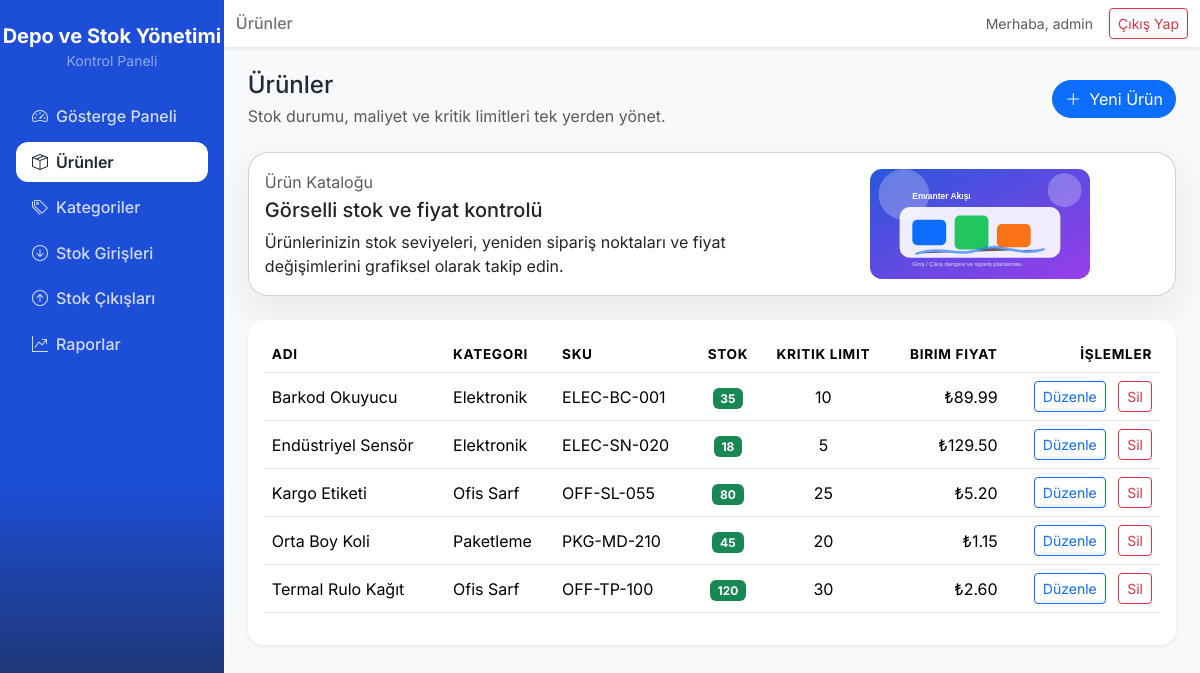
The page /products.php (signed in) on the database its author committed.
### tables this page shows
CREATE TABLE `products` (
  `id` int unsigned NOT NULL AUTO_INCREMENT,
  `category_id` int unsigned DEFAULT NULL,
  `name` varchar(200) NOT NULL,
  `sku` varchar(120) DEFAULT NULL,
  `quantity` int NOT NULL DEFAULT 0,
  `unit_price` decimal(10,2) NOT NULL DEFAULT 0.00,
  `reorder_point` int NOT NULL DEFAULT 5,
  `created_at` timestamp NOT NULL DEFAULT CURRENT_TIMESTAMP,
  `updated_at` timestamp NOT NULL DEFAULT CURRENT_TIMESTAMP ON UPDATE CURRENT_TIMESTAMP,
  PRIMARY KEY (`id`),
  KEY `category_fk` (`category_id`),
  CONSTRAINT `products_category_fk` FOREIGN KEY (`category_id`) REFERENCES `categories` (`id`) ON DELETE SET NULL
);

CREATE TABLE `categories` (
  `id` int unsigned NOT NULL AUTO_INCREMENT,
  `name` varchar(150) NOT NULL,
  `description` text,
  `created_at` timestamp NOT NULL DEFAULT CURRENT_TIMESTAMP,
  PRIMARY KEY (`id`)
);

### config.php (called while the page is built, shortened)
<?php
function db(): PDO
{
    static $pdo = null;
    if ($pdo === null) {
        $dsn = 'mysql:host=' . DB_HOST . ';dbname=' . DB_NAME . ';charset=utf8mb4';
        $options = [
            PDO::ATTR_ERRMODE => PDO::ERRMODE_EXCEPTION,
            PDO::ATTR_DEFAULT_FETCH_MODE => PDO::FETCH_ASSOC,
            PDO::ATTR_EMULATE_PREPARES => false,
        ];
        $pdo = new PDO($dsn, DB_USER, DB_PASS, $options);
    }
    return $pdo;
}
function current_user(): ?array
{
    return $_SESSION['user'] ?? null;
}

### db.php (called while the page is built, shortened)
<?php
require_once __DIR__ . '/config.php';
function run_query(string $sql, array $params = []): PDOStatement
{
    $stmt = db()->prepare($sql);
    $stmt->execute();
    return $stmt;
}
function fetch_all(string $sql, array $params = []): array
{
    return run_query($sql, $params)->fetchAll();
}

### products.php (the view, shortened to what this page needs)
<?php
require_once __DIR__ . '/db.php';
$pageTitle = 'Ürünler';
$activePage = 'products';
$products = fetch_all(
    'SELECT p.*, c.name AS category_name
     FROM products p
     LEFT JOIN categories c ON c.id = p.category_id
     ORDER BY p.name'
);
include __DIR__ . '/includes/header.php';
?>
<div class="d-flex justify-content-between align-items-center mb-4">
    <div>
        <h4 class="mb-1">Ürünler</h4>
        <p class="text-muted mb-0">Stok durumu, maliyet ve kritik limitleri tek yerden yönet.</p>
    </div>
    <button class="btn btn-primary btn-rounded" data-bs-toggle="modal" data-bs-target="#productModal" data-action="create">
        <i class="bi bi-plus-lg me-2"></i>Yeni Ürün
    </button>
</div>
<div class="card page-info-card mb-4">
    <div class="card-body">
        <div class="row align-items-center g-4">
            <div class="col-lg-7">
                <p class="text-muted mb-1">Ürün Kataloğu</p>
                <h5 class="mb-2">Görselli stok ve fiyat kontrolü</h5>
                <p class="mb-0">Ürünlerinizin stok seviyeleri, yeniden sipariş noktaları ve fiyat değişimlerini grafiksel olarak takip edin.</p>
            </div>
            <div class="col-lg-5 text-center">
                <img src="assets/img/operations-art.svg" alt="Ürün illüstrasyonu" class="img-fluid">
            </div>
        </div>
    </div>
</div>
<div class="card shadow-sm border-0 rounded-4">
    <div class="card-body">
        <div class="table-responsive">
            <table class="table align-middle" data-table>
                <thead>
                <tr>
                    <th>Adı</th>
                    <th>Kategori</th>
                    <th>SKU</th>
                    <th class="text-center">Stok</th>
                    <th class="text-center">Kritik Limit</th>
                    <th class="text-end">Birim Fiyat</th>
                    <th class="text-end">İşlemler</th>
                </tr>
                </thead>
                <tbody>
                <?php foreach ($products as $product): ?>
                    <tr>
                        <td><?= htmlspecialchars($product['name']); ?></td>
                        <td><?= htmlspecialchars($product['category_name'] ?? 'Atanmadı'); ?></td>
                        <td><?= htmlspecialchars($product['sku']); ?></td>
                        <td class="text-center">
                            <span class="badge <?= $product['quantity'] <= $product['reorder_point'] ? 'bg-danger' : 'bg-success'; ?>">
                                <?= (int)$product['quantity']; ?>
                            </span>
                        </td>
                        <td class="text-center"><?= (int)$product['reorder_point']; ?></td>
                        <td class="text-end">₺<?= number_format((float)$product['unit_price'], 2); ?></td>
                        <td class="text-end">
                            <button class="btn btn-sm btn-outline-primary me-2" data-bs-toggle="modal" data-bs-target="#productModal"
                                    data-action="update"
                                    data-product='<?= json_encode($product, JSON_HEX_TAG | JSON_HEX_APOS); ?>'>Düzenle</button>
                            <form method="POST" class="d-inline" onsubmit="return confirm('Bu ürünü silmek istediğinize emin misiniz?');">
                                <button class="btn btn-sm btn-outline-danger">Sil</button>
                            </form>
                        </td>
                    </tr>
                <?php endforeach; ?>
                </tbody>
            </table>
        </div>
    </div>
</div>
<?php
include __DIR__ . '/includes/footer.php';

### includes/header.php (shortened to what this page needs)
<?php
require_once __DIR__ . '/../config.php';
$pageTitle = $pageTitle ?? APP_NAME;
$activePage = $activePage ?? '';
?>
<!DOCTYPE html>
<html lang="en">
<head>
    <link href="https://cdn.jsdelivr.net/npm/bootstrap@5.3.3/dist/css/bootstrap.min.css" rel="stylesheet">
    <link rel="stylesheet" href="https://cdn.jsdelivr.net/npm/bootstrap-icons@1.11.3/font/bootstrap-icons.css">
    <link rel="stylesheet" href="https://cdn.datatables.net/v/bs5/dt-2.1.5/datatables.min.css">
    <link rel="stylesheet" href="assets/css/style.css">
</head>
<body>
<div class="d-flex" id="app-wrapper">
    <aside class="sidebar bg-primary text-white">
        <div class="sidebar-brand text-center py-4">
            <h5 class="mb-0 fw-bold"><?= htmlspecialchars(APP_NAME); ?></h5>
            <span class="text-white-50 small">Kontrol Paneli</span>
        </div>
        <ul class="nav flex-column px-3">
            <li class="nav-item">
                <a class="nav-link <?= $activePage === 'dashboard' ? 'active' : ''; ?>" href="dashboard.php">
                    <i class="bi bi-speedometer2 me-2"></i>Gösterge Paneli
                </a>
            </li>
            <li class="nav-item">
                <a class="nav-link <?= $activePage === 'products' ? 'active' : ''; ?>" href="products.php">
                    <i class="bi bi-box-seam me-2"></i>Ürünler
                </a>
            </li>
            <li class="nav-item">
                <a class="nav-link <?= $activePage === 'categories' ? 'active' : ''; ?>" href="categories.php">
                    <i class="bi bi-tags me-2"></i>Kategoriler
                </a>
            </li>
            <li class="nav-item">
                <a class="nav-link <?= $activePage === 'entries' ? 'active' : ''; ?>" href="stock_entries.php">
                    <i class="bi bi-arrow-down-circle me-2"></i>Stok Girişleri
                </a>
            </li>
            <li class="nav-item">
                <a class="nav-link <?= $activePage === 'exits' ? 'active' : ''; ?>" href="stock_exits.php">
                    <i class="bi bi-arrow-up-circle me-2"></i>Stok Çıkışları
                </a>
            </li>
            <li class="nav-item">
                <a class="nav-link <?= $activePage === 'reports' ? 'active' : ''; ?>" href="reports.php">
                    <i class="bi bi-graph-up-arrow me-2"></i>Raporlar
                </a>
            </li>
        </ul>
    </aside>
    <div class="flex-grow-1 bg-light min-vh-100">
        <nav class="navbar navbar-expand bg-white shadow-sm">
            <div class="container-fluid">
                <h6 class="mb-0 text-secondary"><?= htmlspecialchars($pageTitle); ?></h6>
                <div class="d-flex align-items-center gap-3">
                    <span class="text-muted small">Merhaba, <?= htmlspecialchars(current_user()['username'] ?? 'Admin'); ?></span>
                    <a href="logout.php" class="btn btn-sm btn-outline-danger">Çıkış Yap</a>
                </div>
            </div>
        </nav>
        <main class="p-4">

### includes/footer.php (shortened to what this page needs)
        </main>
    </div>
</div>
</body>
</html>

### assets/css/style.css (style rules this page uses)
body { font-family: 'Inter', sans-serif; background-color: #f4f6fb; color: #1f2937; }
.sidebar { width: 250px; min-height: 100vh; position: sticky; top: 0; background: linear-gradient(180deg, #1d4ed8 0%, #1d4ed8 60%, #1f2937 100%); }
.sidebar .nav-link { color: rgba(255, 255, 255, 0.8); border-radius: 0.75rem; margin-bottom: 0.35rem; font-weight: 500; }
.sidebar .nav-link.active, .sidebar .nav-link:hover { color: #1f2a37; background-color: #fff; font-weight: 600; }
#app-wrapper { min-height: 100vh; }
.table thead { background-color: #f8f9fb; font-size: 0.85rem; text-transform: uppercase; letter-spacing: 0.05em; }
.btn-rounded { border-radius: 999px; }
.page-info-card { background: #fff; border-radius: 1.25rem; box-shadow: 0 15px 40px rgba(15, 23, 42, 0.08); }
.page-info-card img { max-width: 220px; }

### rows shown on the page
products: name "Barkod Okuyucu", category.name "Elektronik", sku "ELEC-BC-001", quantity "35", reorder_point "10", unit_price "89.99"
products: name "Endüstriyel Sensör", category.name "Elektronik", sku "ELEC-SN-020", quantity "18", reorder_point "5", unit_price "129.50"
products: name "Kargo Etiketi", category.name "Ofis Sarf", sku "OFF-SL-055", quantity "80", reorder_point "25", unit_price "5.20"
products: name "Orta Boy Koli", category.name "Paketleme", sku "PKG-MD-210", quantity "45", reorder_point "20", unit_price "1.15"
products: name "Termal Rulo Kağıt", category.name "Ofis Sarf", sku "OFF-TP-100", quantity "120", reorder_point "30", unit_price "2.60"

### other values the page prints
APP_NAME "Depo ve Stok Yönetimi"
$pageTitle "Ürünler"
current_user()['username'] "admin"
